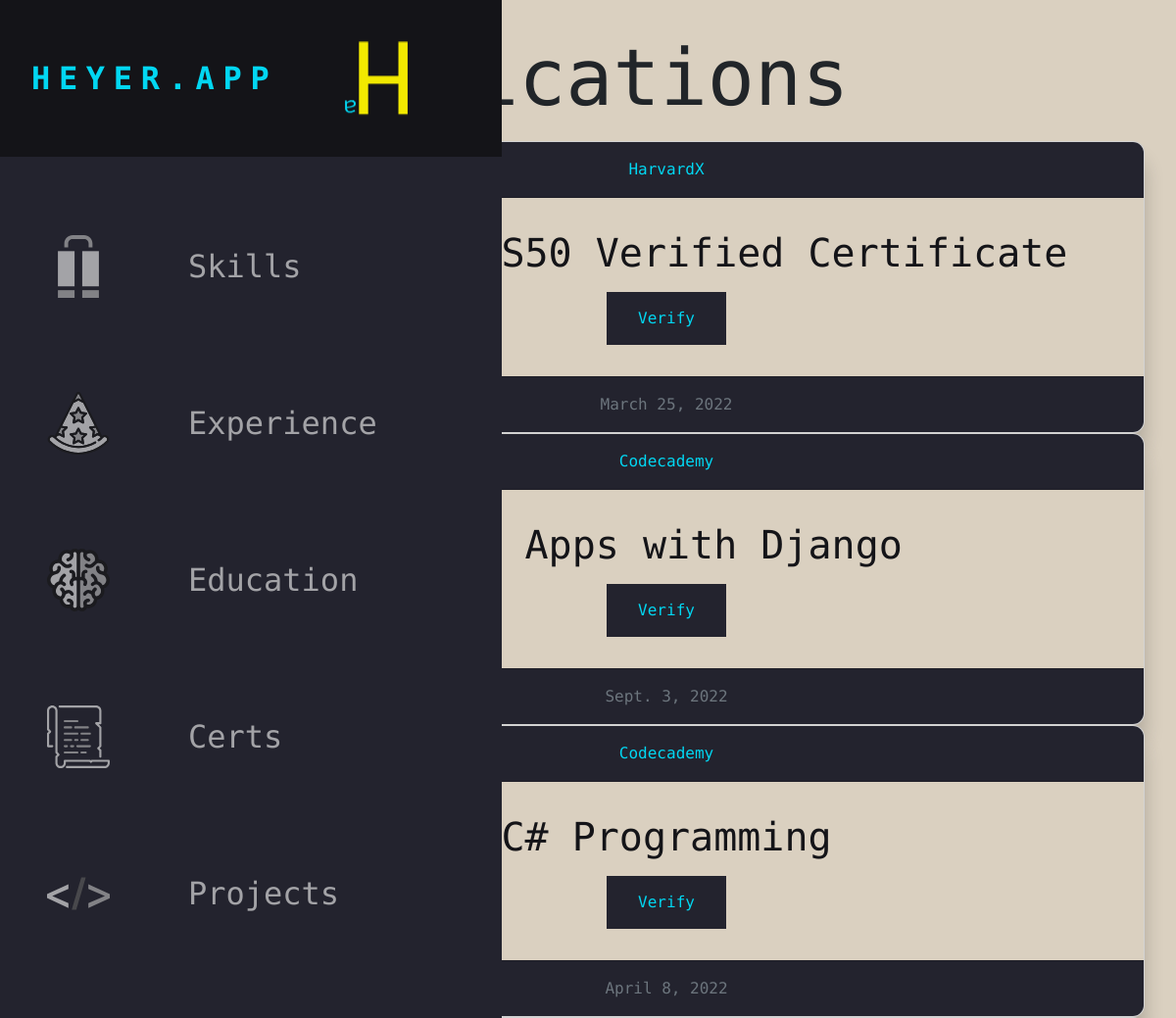
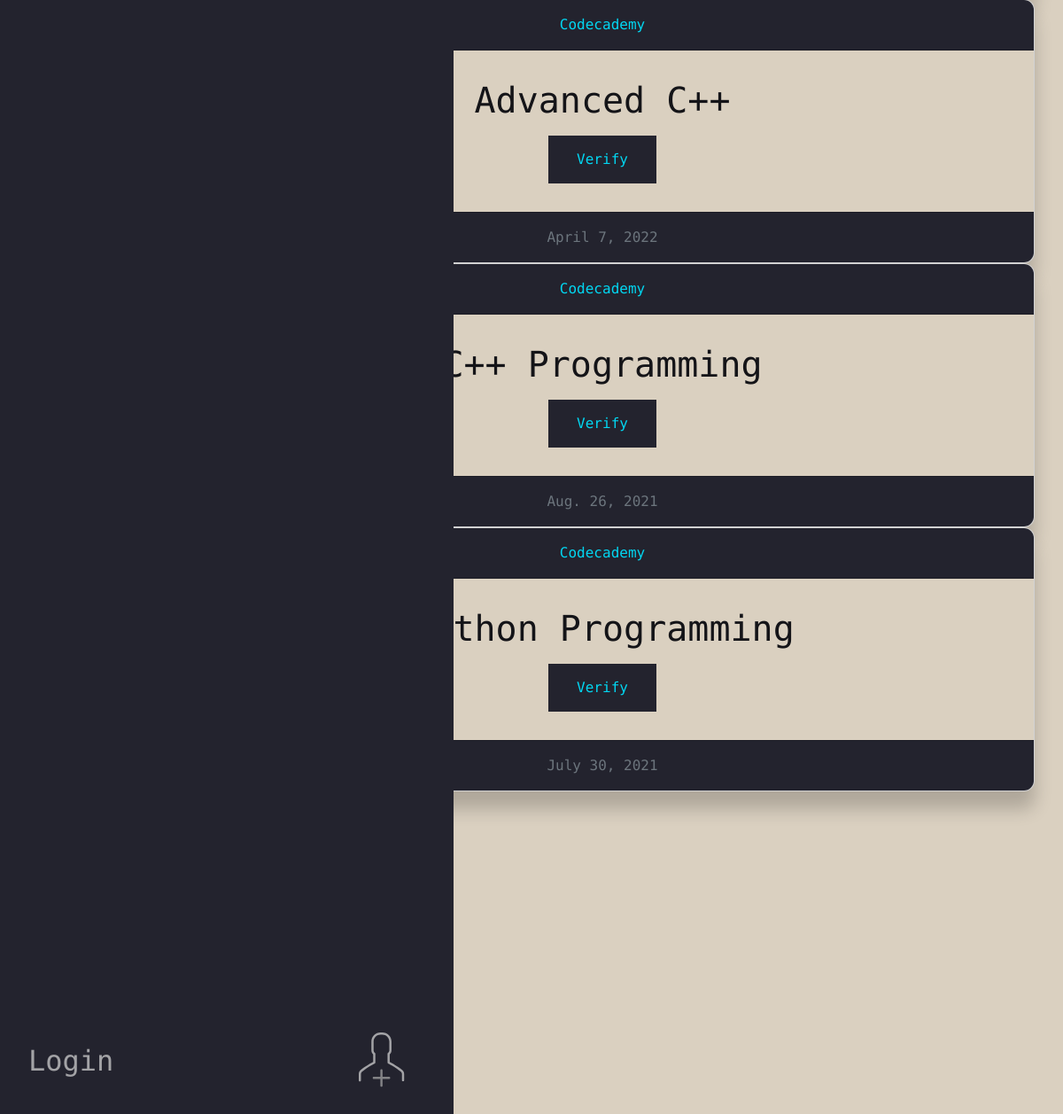
Page /certifications/ on the committed database (2 pictures, top to bottom).
### Portfolio/models.py (models this page shows, shortened)
class Certification(models.Model):
    certifier = models.CharField(verbose_name="Certifier", max_length = 256, name = "certifier")
    cert_name = models.CharField(default="Proficiency Certificate", verbose_name="Certificate Name", max_length = 256, name = "cert_name")
    date_attained = models.DateField(verbose_name="Date Attained", name = "date_attained", default=now)
    link = models.URLField(verbose_name="Link", max_length=256, default= "https://heyer.app")
    class Meta:
        ordering = ["-pk"]
        verbose_name = "Certification"
        verbose_name_plural = "Certifications"

### Portfolio/views.py (the view)
# urls.py: path("certifications/", views.Certifications.as_view(), name="certifications"),
class Certifications(ListView):
    model = models.Certification
    template_name = "Portfolio/certifications.html"

### Portfolio/templates/Portfolio/certifications.html (shortened to what this page needs)
{% extends "base.html" %}
{% block head %}
<link href="https://cdn.jsdelivr.net/npm/bootstrap@5.2.1/dist/css/bootstrap.min.css" rel="stylesheet">
{% endblock %}
{% block content %}
  <main>
    <h1>Certifications </h1>
    {% for item in object_list reversed %}
    <div class="biz-card simple-border-shadow card text-center">
      <div class="biz-card-hf card-header">
        {{item.certifier}}
      </div>
      <div class="biz-card-body card-body">
        <h5 class="card-title">{{item.cert_name}}</h5>
        <a href="{{item.link}}" class="button">Verify</a>
      </div>
      <div class="biz-card-hf card-footer text-muted">
        {{item.date_attained}}
      </div>
    </div>
    {% endfor %}
  </main>
{% endblock %}

### Portfolio/static/Portfolio/css/style.css (style rules this page uses)
* { font-family: 'Source Code Pro' !important; }
.card { position: inherit !important; }
.button { font-weight: normal; font-family: 'Source Code Pro' !important; background-color: var(--bg-primary); border: none; color: var(--text-secondary); padding: 15px 32px; text-align: center; text-decoration: none; display: inline-block; font-size: 16px; transition-duration: 0.4s; -webkit-appearance: none; -moz-appearance: none; appearance: none; border-radius: 0; }
.simple-border-shadow { border: 2px solid var(--bg-secondary); box-shadow: 0 20px 20px rgba(0, 0, 0, 0.2); }
.biz-card { margin: auto; font-size: 16px; color: var(--bg-secondary); z-index: 1 !important; }
.biz-card-hf { background-color: var(--bg-primary) !important; color: var(--text-secondary) !important; }
.biz-card-body { background-color: var(--body-primary); }
:root { font-size: 32px; font-family: 'Source Code Pro' !important; --text-primary: #f2e900 ; --text-secondary: #02d7f2; --bg-primary: #23232e; --bg-secondary: #141418; --body-primary: #dad0c0; --transition-speed: 600ms; }
body { color: #23232e; background-color: var(--body-primary) !important; margin: 0; padding: 0; }
main { margin-left: 5rem; padding: 1rem; }

### rows in the picture
Certification: certifier "HarvardX", cert_name "HarvardX CS50 Verified Certificate", date_attained "March 25, 2022"
Certification: certifier "Codecademy", cert_name "Web Apps with Django", date_attained "Sept. 3, 2022"
Certification: certifier "Codecademy", cert_name "C# Programming", date_attained "April 8, 2022"
Certification: certifier "Codecademy", cert_name "Advanced C++", date_attained "April 7, 2022"
Certification: certifier "Codecademy", cert_name "C++ Programming", date_attained "Aug. 26, 2021"
Certification: certifier "Codecademy", cert_name "Python Programming", date_attained "July 30, 2021"
